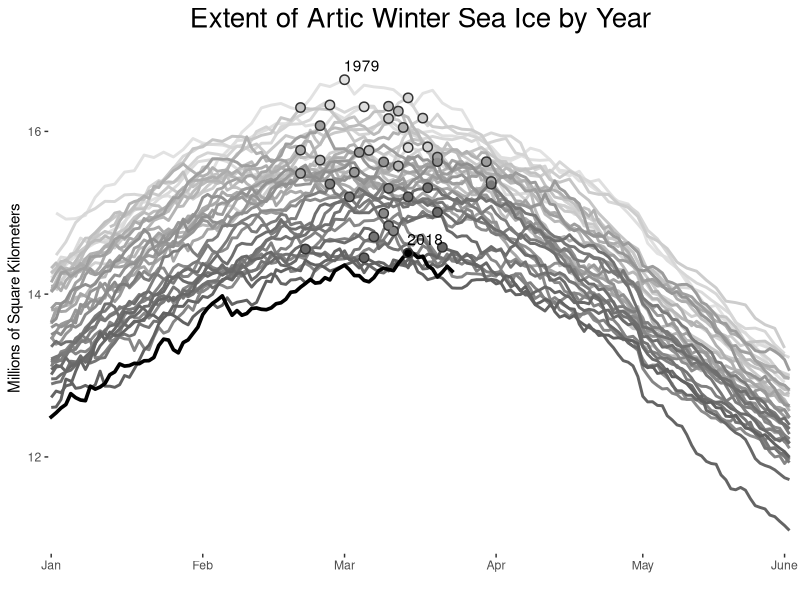

Recreate this plot in R.
## ---- chunk 1
knitr::opts_chunk$set(echo = TRUE)
## ---- chunk 2
library(ggplot2)
library(readr)
library(lubridate)
library(dplyr)
## ---- chunk 3
setwd("../../conner/daily_plots/")

ice_df <- read_csv("sea_ice/N_seaice_extent_daily_v3.0.csv")
## ---- chunk 4
## format and clean data

# modify variable class
ice_df$Extent <- as.numeric(ice_df$Extent)

# remove irrelevant variables
ice_df <- ice_df[2:nrow(ice_df), -c(5, 6)]

# remove partial year 1978, partial data
ice_df <- subset(ice_df, Year != "1978")

# subset for winter months
ice_df <- subset(ice_df, Month %in% c("01", "02", "03", "04", "05"))
## ---- chunk 5
## format month/day dates for plotting years in same plot frame

# combine month and day into string 
full_dates <- with(ice_df, paste0(Month, "/", Day, "/", Year))
full_dates <- mdy(full_dates)
mnth_day <- format(full_dates, format="%m-%d")

# add month/day to df
ice_df <- cbind(ice_df, mnth_day)

# add mean extension of ice by year
ice_df$annual_mean <- ave(ice_df$Extent, ice_df$Year)

# get max extension of ice by year
maxes <- ice_df %>%
         group_by(Year) %>%
         slice(which.max(Extent))
         
## ---- chunk 6
# define color palette
brks <- seq(from=90, to=40, length.out = 40)
palt <- sapply(brks, function(x){hcl(h=180, c=0, l=x)})

## ---- chunk 7
# plot of sea ice extent
ggplot()+
  
  # line plot of all year except 2018
  geom_line(data=subset(ice_df, Year != "2018"),
            aes(x=mnth_day, y=Extent, color=Year, group=Year), 
            size=1) +
  
  # line plot of only 2018
  geom_line(data=subset(ice_df, Year == "2018"), 
            aes(x=mnth_day, y=Extent, group=Year), 
            size=1.25, color="black", lineend="square") +
  
  # color scale using custom palette
  scale_color_manual(values=palt, guide=FALSE) +
  
  # max value background
  geom_point(data=maxes, aes(x=mnth_day, y=Extent),
             color="grey20", size= 3) +
  
  # max value foreground
  geom_point(data=maxes, aes(x=mnth_day, y=Extent, color=Year),
             size= 2) +
  
  # max value 2018
  geom_point(data=subset(maxes, Year==2018),
             aes(x=mnth_day, y=Extent),
             color="black", size= 2) +
  
  # labels for 2018, 1979
  geom_text(data=subset(maxes, Year %in% c("1979", "2018")),
            aes(x=mnth_day, y=Extent, label=Year),
            nudge_x = 3.5, nudge_y = 0.175)+
  
  # Formatting
  labs(title="Extent of Artic Winter Sea Ice by Year",
       y="Millions of Square Kilometers",
       x="") +
  scale_x_discrete(breaks=c("01-01", "02-01", "03-01", "04-01", "05-01", "05-30"),
                   labels=c("Jan", "Feb", "Mar", "Apr", "May", "June"))+
  scale_y_continuous(breaks=c(12, 14, 16)) +
  theme(plot.title = element_text(hjust = 0.5, size=20),
        plot.background = element_blank(),
        panel.background = element_blank(),
        panel.grid = element_blank())

